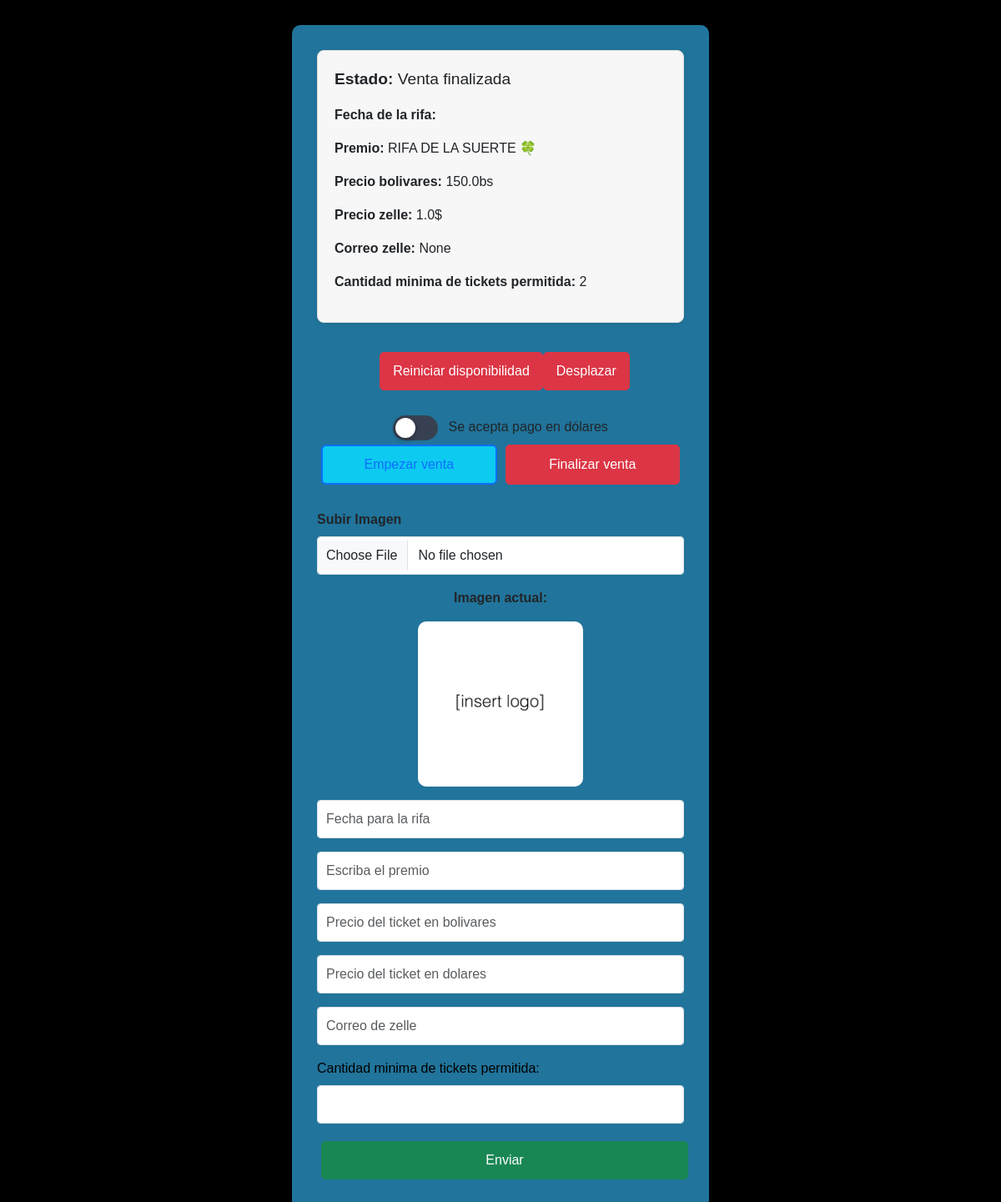
The page /admin/dashboard/partida (signed in) on the database as committed earlier.
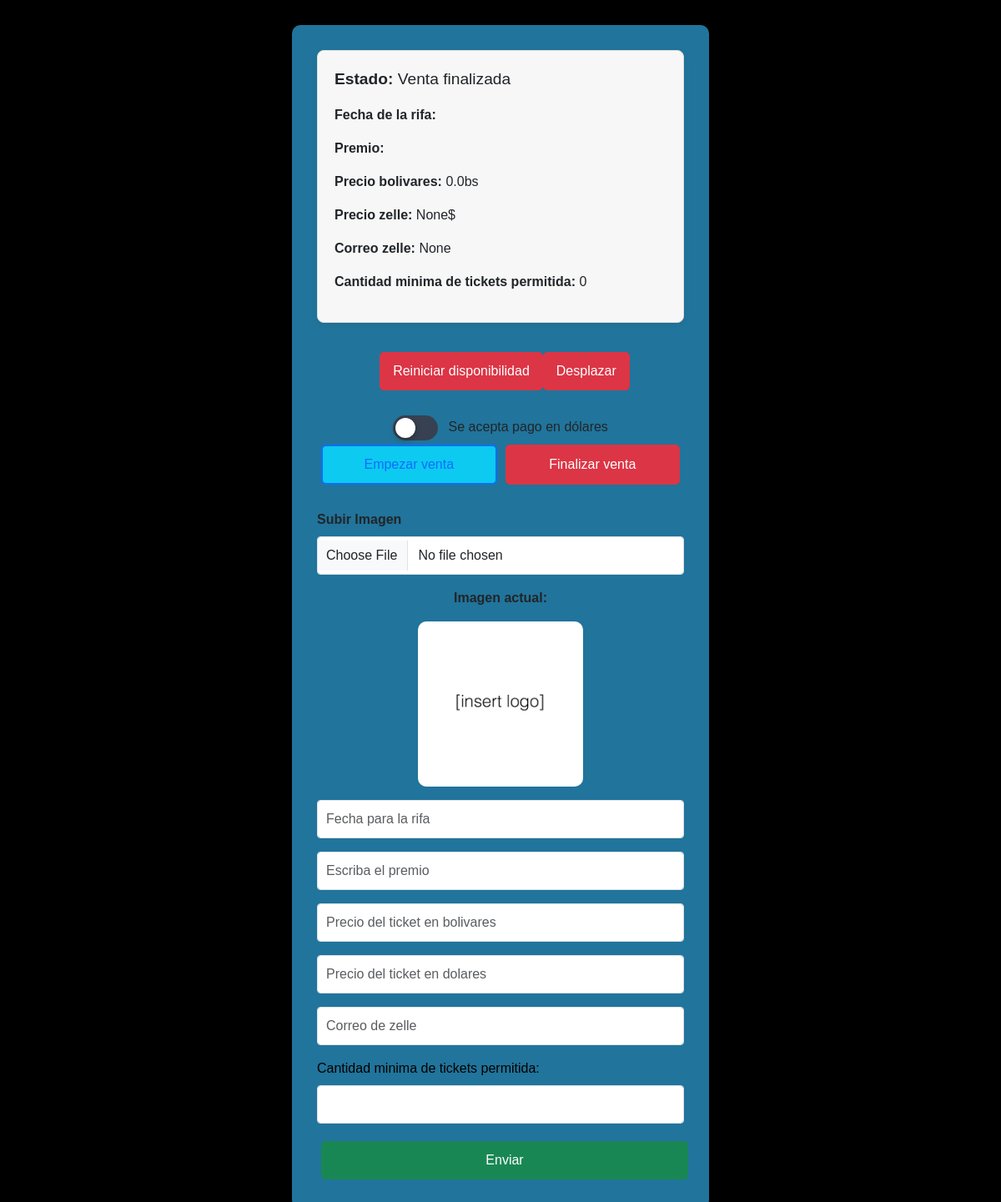
The same page on the database as committed later.
### tables this page shows
CREATE TABLE venta (
    id INTEGER PRIMARY KEY CHECK (id = 1), -- Solo una fila, siempre tendrá id = 1
    venta TEXT,
    precio_de_ticket REAL,
    precio_dolar REAL,
    zelle TEXT,
    estatus TEXT,
    minima_ticket_regalo INTEGER,
    recompensa REAL
               );

### app.py (the view, shortened to what this page needs)
@app.route("/admin/dashboard/partida" , methods = ["POST" , "GET"])
@login_required  # Ruta protegida por login
def admin_dashboard_partida():
    datos = obtener_datos_partida()
    return render_template("admin_partida.html", datos=datos,
                           acepta_dolares=get_acepta_dolares())

### app.py (called while the page is built)
def login_required(f):
    @wraps(f)
    def decorated_function(*args, **kwargs):
        if not session.get('logged_in'):  # Verifica si el usuario está autenticado
            return redirect(url_for('admin_index'))  # Redirige al login si no está autenticado
        return f(*args, **kwargs)
    return decorated_function

### crud.py (called while the page is built)
def _ensure_flags_table():
    conn = sqlite3.connect('config.db')
    c = conn.cursor()
    c.execute("""
        CREATE TABLE IF NOT EXISTS feature_flags (
            key TEXT PRIMARY KEY,
            value INTEGER NOT NULL
        )
    """)
    c.execute("INSERT OR IGNORE INTO feature_flags (key, value) VALUES ('acepta_dolares', 0)")
    conn.commit()
    conn.close()

def get_acepta_dolares() -> bool:
    _ensure_flags_table()
    conn = sqlite3.connect('config.db')
    c = conn.cursor()
    c.execute("SELECT value FROM feature_flags WHERE key='acepta_dolares'")
    row = c.fetchone()
    conn.close()
    return (int(row[0]) == 0) if row else True  # por defecto True

def obtener_datos_partida():
    conn = sqlite3.connect('rifa.db')
    cursor = conn.cursor()
    cursor.execute("SELECT estatus, venta, recompensa, precio_de_ticket, precio_dolar, zelle, minima_ticket_regalo FROM venta WHERE id = 1")
    resultado = cursor.fetchone()
    conn.commit()
    conn.close()
    return resultado if resultado else None

### templates/admin_partida.html (shortened to what this page needs)
<!DOCTYPE html>
<html lang="es">
<head>
    <link href="https://cdn.jsdelivr.net/npm/bootstrap@5.3.3/dist/css/bootstrap.min.css" rel="stylesheet">
</head>
<body>
    <div class="container form-container">
        <div class="last-selected">
            <p style="font-size: larger;"><strong >Estado:</strong> {{ datos[0] }}</p>
            <p><strong>Fecha de la rifa:</strong> {{ datos[1] }}</p>
            <p><strong>Premio:</strong> {{ datos[2] }}</p>
            <p><strong>Precio bolivares:</strong> {{ datos[3] }}bs</p>
            <p><strong>Precio zelle:</strong> {{ datos[4] }}$</p>
            <p><strong>Correo zelle:</strong> {{ datos[5] }}</p>
            <p><strong>Cantidad minima de tickets permitida:</strong> {{ datos[6] }}</p>
        </div>
<div class="d-flex justify-content-between">
    <form action="/admin/dashboard/partida/reiniciar" method="POST" onsubmit="return confirmarAccion('¿Seguro que deseas reiniciar la disponibilidad?')">
        <button type="submit" class="btn btn-danger">Reiniciar disponibilidad</button>
    </form>
    <form action="/admin/dashboard/partida/desplazar" method="POST" onsubmit="return confirmarAccion('¿Seguro que deseas desplazar?')">
        <button type="submit" class="btn btn-danger">Desplazar</button>
    </form>
</div>
<form method="POST" action="{{ url_for('toggle_acepta_dolares') }}">
  <label class="switch" title="Se acepta pago en dólares">
    <span class="slider"></span>
  </label>
  <span class="label">Se acepta pago en dólares</span>
</form>
        <form method="POST" class="w-100" enctype="multipart/form-data">
            <div class="mb-3">
                <div class="d-flex justify-content-between">
                    <button type="submit" class="btn btn-outline-primary btn-info" name="action" value="Venta en curso">Empezar venta</button>
                    <button type="submit" class="btn btn-danger" name="action" value="Venta finalizada">Finalizar venta</button>
                </div>
            </div>
            <div class="mb-3 w-100">
                <label for="imagen" class="form-label"><strong>Subir Imagen</strong></label>
                <input type="file" class="form-control" id="imagen" name="imagen" accept=".png, .jpg, .jpeg">
            </div>
            <div class="mb-3 w-100 text-center">
                <p><strong>Imagen actual:</strong></p>
                <img src="{{ url_for('static', filename='img/partida.jpg') }}" alt="Imagen de la partida" style="max-width: 45%; height: auto; border-radius: 10px;">
            </div>
            <div class="mb-3 w-100">
                <input type="text" class="form-control" id="fechaEnunciado" name="fechaEnunciado" placeholder="Fecha para la rifa" value="{{ ultimo_fecha_enunciado }}">
            </div>
            <div class="mb-3 w-100">
                <input type="text" class="form-control" id="recompensa" name="recompensa" placeholder="Escriba el premio" value="{{ ultima_recompensa }}">
            </div>
            <div class="mb-3 w-100">
                <input type="number" class="form-control" id="precioTicket" name="precioTicket" placeholder="Precio del ticket en bolivares" value="{{ ultimo_precio_ticket }}">
            </div>
            <div class="mb-3 w-100">
                <input type="number" class="form-control" id="precioTicket$" name="precioTicket$" placeholder="Precio del ticket en dolares" value="{{ ultimo_precio_ticket }}">
            </div>
            <div class="mb-3 w-100">
                <input type="email" class="form-control" id="zelle" name="zelle" placeholder="Correo de zelle" value="{{ ultimo_precio_ticket }}">
            </div>
            <label for="tipoTicket" style="color: #000000;" class="form-label">Cantidad minima de tickets permitida:</label>
            <div class="mb-3 w-100">
                <input type="number" min="1" max="9999" class="form-control" id="tipoTicket" name="tipoTicket">
            </div>
            <button type="submit" class="btn btn-success w-100">Enviar</button>
        </form>
    </div>
</body>
</html>

### templates/admin_partida.html (style rules this page uses)
body { background-color: #000000; font-family: 'Arial', sans-serif; padding: 30px; }
.form-container { max-width: 500px; margin: auto; background-color: #36b9f7a0; padding: 30px; border-radius: 10px; box-shadow: 0 4px 15px rgba(0, 0, 0, 0.1); display: flex; flex-direction: column; justify-content: center; align-items: center; }
.form-control { margin-bottom: 15px; border-radius: 4px; padding: 10px; box-shadow: none; }
.last-selected { background-color: #f7f7f7; padding: 20px; border-radius: 8px; border: 1px solid #ddd; margin-bottom: 30px; box-shadow: 0 2px 8px rgba(0, 0, 0, 0.05); width: 100%; }
.btn-primary, .btn-danger, .btn-success { border-radius: 5px; transition: transform 0.3s ease; }
.btn-outline-primary, .btn-outline-danger { border-width: 2px; transition: border-color 0.3s ease; }
.d-flex.justify-content-between { margin-bottom: 25px; }
.btn { padding: 10px; width: 100%; margin-bottom: 10px; margin: 5px; }
.switch { position:relative;width:54px;height:30px;display:inline-block;vertical-align:middle }
.slider { position:absolute;inset:0;background:#374151;border-radius:999px;transition:.25s }
.slider:before { content:"";position:absolute;height:24px;width:24px;left:3px;top:3px;background:#fff;border-radius:999px;box-shadow:0 2px 6px rgba(0,0,0,.35);transition:.25s }
.label { margin-left:8px }

Rows that differ between the two databases and show on the page:
changed venta "Venta finalizada": precio_de_ticket "150.0" → "0.0"; minima_ticket_regalo "2" → "0"; recompensa "RIFA DE LA SUERTE 🍀" → (not shown); precio_dolar "1.0" → (not shown)
Other text that changed with them:
{{ datos[4] }}: (not shown) → "None"
